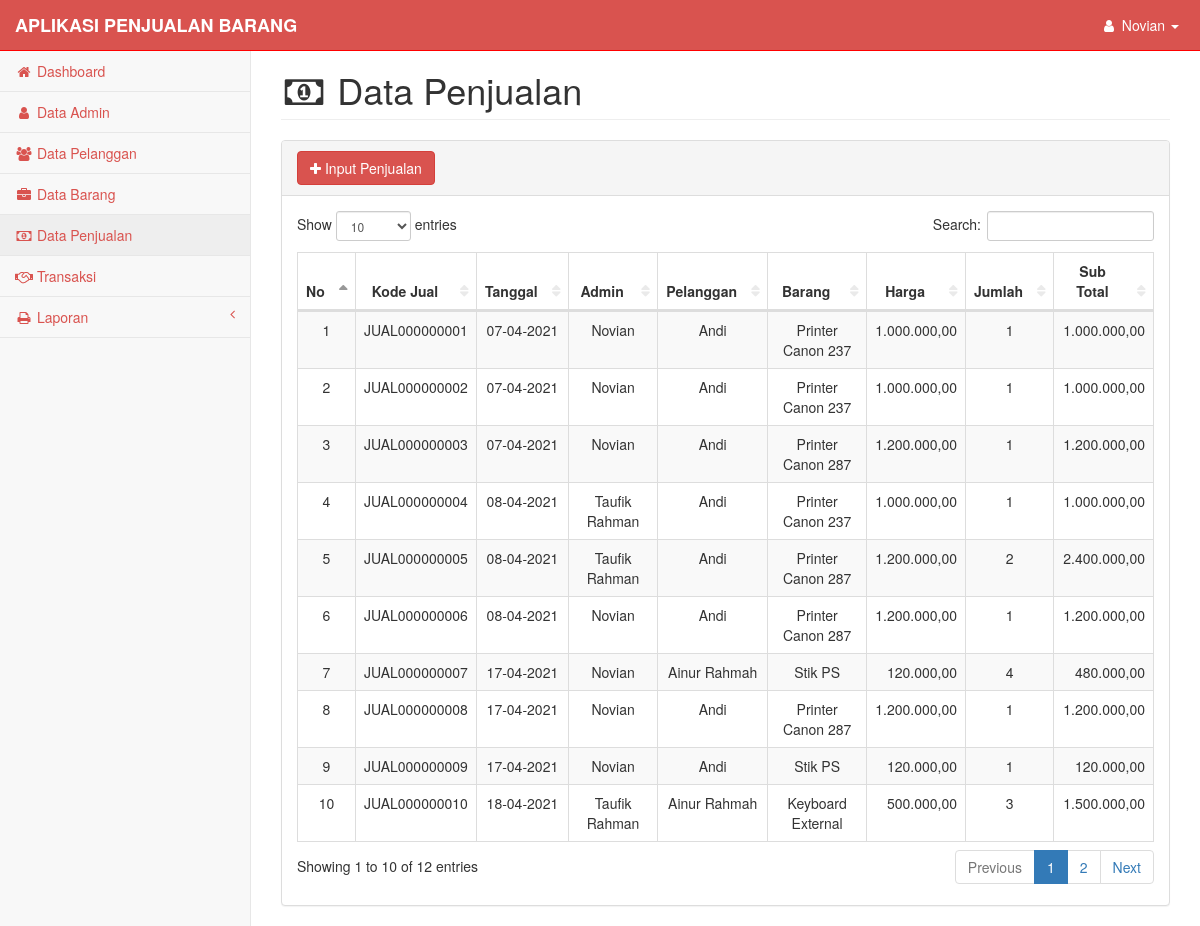
Page /pages/penjualan.php (signed in) on the committed database.
### tables this page shows
CREATE TABLE `jual` (
  `kode_jual` varchar(50) NOT NULL,
  `tanggal` date NOT NULL,
  `kode_admin` varchar(50) NOT NULL,
  `kode_pelanggan` varchar(50) NOT NULL,
  `total` int(50) NOT NULL
);

CREATE TABLE `detail_jual` (
  `kode_jual` varchar(50) NOT NULL,
  `kode_barang` varchar(50) NOT NULL,
  `harga` int(50) NOT NULL,
  `jumlah` int(50) NOT NULL,
  `subtotal` int(50) NOT NULL
);

CREATE TABLE `pelanggan` (
  `kode_pelanggan` varchar(50) NOT NULL,
  `nama_pelanggan` varchar(100) NOT NULL,
  `alamat` varchar(200) NOT NULL,
  `telepon` varchar(50) NOT NULL
);

CREATE TABLE `barang` (
  `kode_barang` varchar(50) NOT NULL,
  `nama_barang` varchar(100) NOT NULL,
  `harga` varchar(100) NOT NULL,
  `stok` varchar(50) NOT NULL
);

### pages/functions.php (called while the page is built, shortened)
<?php
$koneksi = mysqli_connect("localhost", "root", "", "penjualan");
function query ($query) {
	global $koneksi;
	$result = mysqli_query ($koneksi, $query);
	$rows = [];
	while ( $row = mysqli_fetch_assoc ($result)) {
		$rows [] = $row;
	}
	return $rows;
}
function rupiah($angka) {
	$hasil_rupiah = number_format($angka,2,',','.');
	return $hasil_rupiah;
}
?>

### pages/penjualan.php (the view, shortened to what this page needs)
<?php
require 'functions.php';
$jual = query("SELECT * FROM jual INNER JOIN detail_jual ON jual.kode_jual = detail_jual.kode_jual INNER JOIN pelanggan ON jual.kode_pelanggan = pelanggan.kode_pelanggan INNER JOIN admin ON jual.kode_admin = admin.kode_admin INNER JOIN barang ON barang.kode_barang = detail_jual.kode_barang ORDER BY jual.kode_jual ASC");
$nama_admin = query("SELECT * FROM admin WHERE kode_admin = '$_SESSION[kode_admin]' ");
?>
<!DOCTYPE html>
<html lang="en">
    <head>
        <link href="../css/bootstrap.min.css" rel="stylesheet">
        <link href="../css/metisMenu.min.css" rel="stylesheet">
        <link href="../css/dataTables/dataTables.bootstrap.css" rel="stylesheet">
        <link href="../css/dataTables/dataTables.responsive.css" rel="stylesheet">
        <link href="../css/startmin.css" rel="stylesheet">
        <link href="../css/font-awesome.min.css" rel="stylesheet" type="text/css">
    </head>
    <body>
           <div id="wrapper">
            <nav class="navbar navbar-inverse navbar-fixed-top" role="navigation" >
                <div class="navbar-header">
                    <a class="navbar-brand" style="color:white;" href="#">APLIKASI PENJUALAN BARANG</a>
                </div>
                <ul class="nav navbar-right navbar-top-links">
                    <li class="dropdown">
                        <a class="dropdown-toggle" data-toggle="dropdown" href="#" style="color:white;">
                            <i class="fa fa-user fa-fw"></i>
                            <?php foreach ($nama_admin as $row) : ?>
                                <?php echo $row["nama_admin"]; ?>
                            <?php endforeach; ?>
                            <b class="caret"></b>
                        </a>
                    </li>
                </ul>
                <div class="navbar-default sidebar" role="navigation">
                    <div class="sidebar-nav navbar-collapse">
                        <ul class="nav" id="side-menu">
                            <li>
                                <a href="index.php"><i class="fa fa-home fa-fw"></i> Dashboard</a>
                            </li>
                            <li>
                                <a href="admin.php"><i class="fa fa-user fa-fw"></i> Data Admin</a>
                            </li>
                            <li>
                                <a href="pelanggan.php"><i class="fa fa-users fa-fw"></i> Data Pelanggan</a>
                            </li>
                            <li>
                                <a href="barang.php"><i class="fa fa-briefcase fa-fw"></i> Data Barang</a>
                            </li>
                            <li>
                                <a href="penjualan.php"><i class="fa fa-money fa-fw"></i> Data Penjualan</a>
                            </li>
                            <li>
                                <a href="transaksi.php"><i class="fa fa-handshake-o fa-fw"></i> Transaksi</a>
                            </li>
                            <li>
                                <a href="#"><i class="fa fa-print fa-fw"></i> Laporan<span class="fa arrow"></span></a>
                            </li>
                        </ul>
                    </div>
                </div>
            </nav>
            <div id="page-wrapper">
                <div class="container-fluid">
                    <div class="row">
                        <div class="col-lg-12">
                            <h1 class="page-header"><i class="fa fa-money fa-fw"></i> Data Penjualan</h1>
                        </div>
                    </div>
                    <div class="row">
                        <div class="col-lg-12">
                            <div class="panel panel-default">
                                <div class="panel-heading">
                                    <a href="transaksi.php"><button type="button" class="btn btn-danger"><i class="fa fa-plus"></i> Input Penjualan</button></a>
                                </div>
                                <div class="panel-body">
                                    <div class="table-responsive">
                                        <table class="table table-striped table-bordered table-hover" id="dataTables-example">
                                            <thead>
                                                <tr>
                                                    <th><div align="center">No</div></th>
                                                    <th><div align="center">Kode Jual</div></th>
                                                    <th><div align="center">Tanggal</div></th>
                                                    <th><div align="center">Admin</div></th>
                                                    <th><div align="center">Pelanggan</div></th>
                                                    <th><div align="center">Barang</div></th>
                                                    <th><div align="center">Harga</div></th>
                                                    <th><div align="center">Jumlah</div></th>
                                                    <th><div align="center">Sub Total</div></th>
                                                </tr>
                                            </thead>
                                            <?php $i = 1; ?>
                                            <?php foreach ($jual as $row) : ?>
                                            <tr>
                                                <td align="center"><?php echo $i; ?></td>
                                                <td align="center"><?php echo $row["kode_jual"]; ?></td>
                                                <td align="center"><?php echo date('d-m-Y', strtotime($row["tanggal"])); ?></td>
                                                <td align="center"><?php echo $row["nama_admin"]; ?></td>
                                                <td align="center"><?php echo $row["nama_pelanggan"]; ?></td>
                                                <td align="center"><?php echo $row["nama_barang"]; ?></td>
                                                <td align="right"><?php echo rupiah($row["harga"]); ?></td>
                                                <td align="center"><?php echo $row["jumlah"]; ?></td>
                                                <td align="right"><?php echo rupiah($row["subtotal"]); ?></td>
                                            </tr>
                                            <?php $i++; ?>
                                            <?php endforeach; ?>
                                        </table>
                                    </div>
                                </div>
                  </div>
            </div>
    </body>
</html>

### css/startmin.css (style rules this page uses)
body { background-color: #f8f8f8; }
#wrapper { width: 100%; }
#page-wrapper { padding-top: 30px; min-height: 568px; background-color: #fff; }
@media (min-width:768px) { #page-wrapper { position: inherit; margin-left: 250px; padding: 30px 15px 0 15px; border-left: 1px solid #e7e7e7; } }
.navbar-header { float: left; }
.navbar-right { text-align: right; }
.navbar-top-links { margin: 0; }
.navbar-top-links li { display: inline-block; }
.navbar-top-links li:last-child { margin-right: 6px; }
.navbar-top-links li a { padding: 15px; min-height: 50px; }
.navbar-top-links>li>a { color: #999; }
.sidebar .sidebar-nav.navbar-collapse { padding-right: 0; padding-left: 0; }
.sidebar ul li { border-bottom: 1px solid #e7e7e7; }
.sidebar ul li a.active { background-color: #eee; }
.sidebar .arrow { float: right; }
.sidebar .fa.arrow:before { content: "\f104"; }
@media (min-width:768px) { .sidebar { z-index: 1; position: absolute; width: 250px; margin-top: 51px; } }
table.dataTable thead .sorting, table.dataTable thead .sorting_asc, table.dataTable thead .sorting_desc, table.dataTable thead .sorting_asc_disabled, table.dataTable thead .sorting_desc_disabled { background: 0 0; }
table.dataTable thead .sorting_asc:after { content: "\f0de"; float: right; font-family: fontawesome; }
table.dataTable thead .sorting:after { content: "\f0dc"; float: right; font-family: fontawesome; color: rgba(50,50,50,.5); }

### pages/penjualan.php (style rules this page uses)
.navbar-inverse { background-color: #d9534f; border-color: red; }
li a { color: #d9534f; text-decoration: none; }
.navbar-header a { font-weight: bold; }

### rows in the picture
jual: detail_jual.kode_jual "JUAL000000001", tanggal "07-04-2021", kode_admin.nama_admin "Novian", kode_pelanggan.nama_pelanggan "Andi", barang.nama_barang "Printer Canon 237", barang.harga "1.000.000,00", detail_jual.jumlah "1", detail_jual.subtotal "1.000.000,00"
jual: detail_jual.kode_jual "JUAL000000002", tanggal "07-04-2021", kode_admin.nama_admin "Novian", kode_pelanggan.nama_pelanggan "Andi", barang.nama_barang "Printer Canon 237", barang.harga "1.000.000,00", detail_jual.jumlah "1", detail_jual.subtotal "1.000.000,00"
jual: detail_jual.kode_jual "JUAL000000003", tanggal "07-04-2021", kode_admin.nama_admin "Novian", kode_pelanggan.nama_pelanggan "Andi", barang.nama_barang "Printer Canon 287", barang.harga "1.200.000,00", detail_jual.jumlah "1", detail_jual.subtotal "1.200.000,00"
jual: detail_jual.kode_jual "JUAL000000004", tanggal "08-04-2021", kode_admin.nama_admin "Taufik Rahman", kode_pelanggan.nama_pelanggan "Andi", barang.nama_barang "Printer Canon 237", barang.harga "1.000.000,00", detail_jual.jumlah "1", detail_jual.subtotal "1.000.000,00"
jual: detail_jual.kode_jual "JUAL000000005", tanggal "08-04-2021", kode_admin.nama_admin "Taufik Rahman", kode_pelanggan.nama_pelanggan "Andi", barang.nama_barang "Printer Canon 287", barang.harga "1.200.000,00", detail_jual.jumlah "2", detail_jual.subtotal "2.400.000,00"
jual: detail_jual.kode_jual "JUAL000000006", tanggal "08-04-2021", kode_admin.nama_admin "Novian", kode_pelanggan.nama_pelanggan "Andi", barang.nama_barang "Printer Canon 287", barang.harga "1.200.000,00", detail_jual.jumlah "1", detail_jual.subtotal "1.200.000,00"
jual: detail_jual.kode_jual "JUAL000000007", tanggal "17-04-2021", kode_admin.nama_admin "Novian", kode_pelanggan.nama_pelanggan "Ainur Rahmah", barang.nama_barang "Stik PS", barang.harga "120.000,00", detail_jual.jumlah "4", detail_jual.subtotal "480.000,00"
jual: detail_jual.kode_jual "JUAL000000008", tanggal "17-04-2021", kode_admin.nama_admin "Novian", kode_pelanggan.nama_pelanggan "Andi", barang.nama_barang "Printer Canon 287", barang.harga "1.200.000,00", detail_jual.jumlah "1", detail_jual.subtotal "1.200.000,00"
jual: detail_jual.kode_jual "JUAL000000009", tanggal "17-04-2021", kode_admin.nama_admin "Novian", kode_pelanggan.nama_pelanggan "Andi", barang.nama_barang "Stik PS", barang.harga "120.000,00", detail_jual.jumlah "1", detail_jual.subtotal "120.000,00"
jual: detail_jual.kode_jual "JUAL000000010", tanggal "18-04-2021", kode_admin.nama_admin "Taufik Rahman", kode_pelanggan.nama_pelanggan "Ainur Rahmah", barang.nama_barang "Keyboard External", barang.harga "500.000,00", detail_jual.jumlah "3", detail_jual.subtotal "1.500.000,00"

### other values in the picture
$row["nama_admin"] "Novian"
